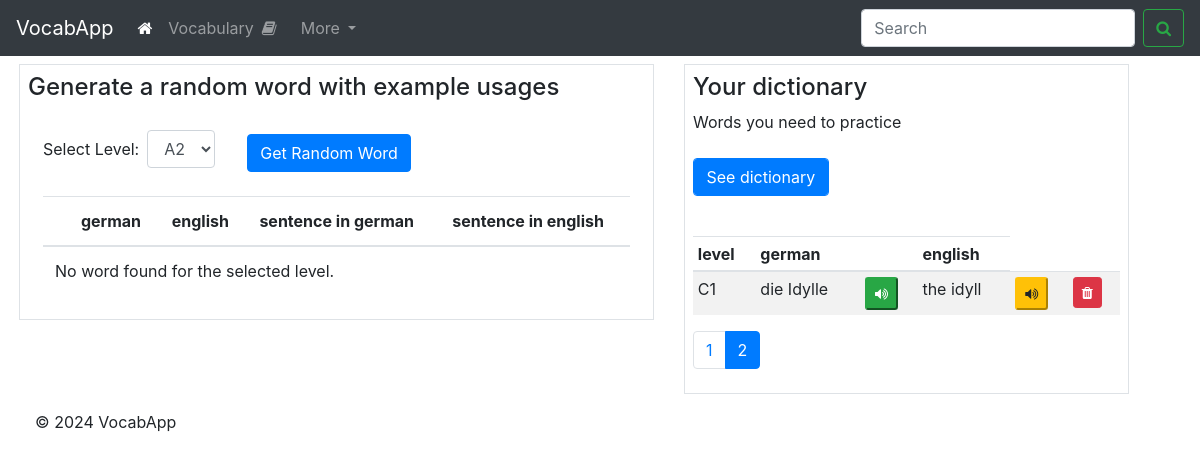
The page /search?page=2 on the database its author committed.
### app.py (models this page shows)
class LanguageData(db.Model):
    __tablename__ = 'language_data'
    id = db.Column(db.Integer, primary_key=True, index=True)
    level = db.Column(db.String, index=True)
    german_word = db.Column(db.String, unique=True, index=True)
    english_word = db.Column(db.String)
    german_example = db.Column(db.String)
    english_example = db.Column(db.String)
    in_dictionary = db.Column(db.Boolean)

### app.py (the view)
@app.route('/search', methods=['GET', 'POST'])
def search():
    if request.method == 'POST':
        page = request.args.get('page', 1, type=int)
        per_page = 5
        paginated_results = LanguageData.query.filter(
                LanguageData.in_dictionary==1
        ).paginate(page=page, per_page=per_page)
        return render_template('index.html', results=paginated_results)
    elif request.method == 'GET':
        print('     --- This is GET ---')
        page = request.args.get('page', 1, type=int)
        per_page = 5
        paginated_results = LanguageData.query.filter(
            LanguageData.in_dictionary == 1
        ).paginate(page=page, per_page=per_page)
        return render_template('index.html', results=paginated_results)
    return redirect(url_for('index'))

### templates/index.html (shortened to what this page needs)
<!DOCTYPE html>
<html lang="en">
<head>
    <link rel="stylesheet" href="https://stackpath.bootstrapcdn.com/bootstrap/4.3.1/css/bootstrap.min.css">
    <link rel="stylesheet" href="https://cdnjs.cloudflare.com/ajax/libs/font-awesome/4.7.0/css/font-awesome.min.css">
</head>
<body>
    <nav class="navbar navbar-expand-lg navbar-dark bg-dark sticky-top">
        <a class="navbar-brand" href="{{ url_for('index') }}">VocabApp</a>
        <div class="collapse navbar-collapse" id="navbarSupportedContent">
          <ul class="navbar-nav mr-auto">
            <li class="nav-item active">
              <a class="nav-link" href="{{ url_for('index') }}"><i class="fa fa-home"></i> <span class="sr-only">(current)</span></a>
            </li>
            <li class="nav-item">
              <a class="nav-link" href="{{url_for('exercise_flip')}}"> Vocabulary<i class="fa fa-book mx-2"></i></a>
            </li>
            <li class="nav-item dropdown">
              <a class="nav-link dropdown-toggle" href="#" id="navbarDropdown" role="button" data-toggle="dropdown" aria-haspopup="true" aria-expanded="false">
                More
              </a>
            </li>
          </ul>
          <form class="form-inline my-2 my-lg-0">
            <input class="form-control mr-sm-2" type="search" placeholder="Search" aria-label="Search">
            <button class="btn btn-outline-success my-2 my-sm-0" type="submit"><i class="fa fa-search" aria-hidden="true"></i></button>
          </form>
        </div>
      </nav>
        <div class="container mt-2 ml-1">
            <div class="row">
                <div class="col-md-7">
                    <div class="border p-2">
                        <h4>Generate a random word with example usages</h4>
                        <div class="container-fluid mt-4 table-responsive">
                                <form method="POST" action="{{ url_for('get_random_word') }}" class="form-inline">
                                <div class="form-group mr-2">
                                    <label for="levelSelect">Select Level:</label>
                                    <select class="form-control ml-2" id="levelSelect" name="vocab_level">
                                        <option value="A2">A2</option>
                                    </select>
                                </div>
                                        <button type="submit" id="randomWordBtn" class="btn btn-primary mt-2 ml-4">Get Random Word</button>
                                </form>
                                <table class="table table-md mt-4 text-sm">
                                    <thead>
                                        <tr>
                                            <th class="text-sm"></th>
                                            <th class="text-sm">german</th>
                                            <th class="text-sm">english</th>
                                            <th class="text-sm">sentence in german</th>
                                            <th class="text-sm">sentence in english</th>
                                        </tr>
                                    </thead>
                                    <tbody>
                                        {% if random_word %}
                                            <tr>
                                                <td>
                                                    <form method="post" action="{{ url_for('add2dict', row_id=random_word.id) }}" onsubmit="">
                                                        <button type="submit" class="btn btn-primary btn-sm" data-toggle="tooltip" data-placement="top" title="Add to dictionary" >
                                                            <i class="fa fa-plus"></i>
                                                        </button>
                                                    </form>
                                                </td>
                                                <td class="mb-2">
                                                    <button type="button" class="pronounce-btn btn-success btn-sm" data-word="{{ random_word.german_word }}" data-language="german">
                                                        <i class="fa fa-volume-up"></i>
                                                    </button>
                                                    <div class="mt-2">{{ random_word.german_word }}</div>
                                                </td>
                                                    <!-- <td>
                                                    </td> -->
                                                <td>
                                                    <button type="button" class="pronounce-btn btn-warning btn-sm" data-word="{{ random_word.english_word }}" data-language="english">
                                                        <i class="fa fa-volume-up"></i>
                                                    </button>
                                                    <div class="mt-2">{{ random_word.english_word }}</div>
                                                </td>
                                                <td>
                                                    <button type="button" class="pronounce-btn btn-success btn-sm" data-word="{{ random_word.german_example }}" data-language="german">
                                                        <i class="fa fa-volume-up"></i>
                                                    </button>
                                                    <div class="mt-2">{{ random_word.german_example }}</div>
                                                </td>
                                                <td>
                                                    <button type="button" class="pronounce-btn btn-warning btn-sm" data-word="{{ random_word.english_example }}" data-language="english">
                                                        <i class="fa fa-volume-up"></i>
                                                    </button>
                                                    <div class="mt-2">{{ random_word.english_example }}</div>
                                                </td>
                                            </tr>
                                        {% else %}
                                            <tr>
                                                <td colspan="5">No word found for the selected level.</td>
                                            </tr>
                                        {% endif %}
                                    </tbody>
                                </table>
                        </div>
                    </div>
                </div>
                <div class="col-md-5">
                    <div class="border p-2">
                        <h4>Your dictionary</h4>
                        <p>Words you need to practice</p>
                        <div class="search mt-4 table-responsive">
                                <form method="POST" id="searchForm" action="{{ url_for('search') }}" onsubmit="">
                                    <div class="form-row">
                                        <div class="form-group col-md-4">
                                            <button type="submit" class="btn btn-primary form-control">See dictionary</button>
                                        </div>
                                    </div>
                                </form>
                                <table class="table table-striped table-sm fs-6 mt-4" id="resultsTable">
                                    <thead>
                                        <tr>
                                            <th>level</th>
                                            <th>german</th>
                                            <th></th>
                                            <th>english</th>
                                        </tr>
                                    </thead>
                                    <tbody>
                                    {% if results %}
                                        {% for row in results.items %}
                                        <tr>
                                            <td>{{ row['level'] }}</td>
                                            <td>{{ row['german_word'] }}</td>
                                            <td>
                                                <button type="button" class="pronounce-btn btn-success btn-sm" data-word="{{ row['german_word'] }}" data-language="german">
                                                    <i class="fa fa-volume-up"></i>
                                                </button>
                                            </td>
                                            <td>{{ row['english_word'] }}</td>
                                            <td>
                                                <button type="button" class="pronounce-btn btn-warning btn-sm" data-word="{{ row['english_word'] }}">
                                                    <i class="fa fa-volume-up"></i>
                                                </button>
                                            </td>
                                            <td>
                                                    <button type="submit" class="btn btn-danger btn-sm  delete-btn" data-toggle="modal" data-target="#confirmDeleteModal" data-rowid="{{ row['id'] }}">
                                                        <i class="fa fa-trash"></i>
                                                    </button>
                                            </td>
                                        </tr>
                                    {% endfor %}
                                    {% else %}
                                        <tr>
                                            <td colspan="6">No results found.</td>
                                        </tr>
                                {% endif %}
                                    </tbody>
                                </table>
                            <nav aria-label="Page navigation">
                            {% if results and results.iter_pages %}
                                <ul class="pagination">
                                    {% for page_num in results.iter_pages() %}
                                        {% if page_num %}
                                            <li class="page-item{% if page_num == results.page %} active{% endif %}">
                                                <a class="page-link" href="{{ url_for('search', page=page_num) }}">{{ page_num }}</a>
                                            </li>
                                        {% else %}
                                            <li class="page-item disabled"><span class="page-link">...</span></li>
                                        {% endif %}
                                    {% endfor %}
                                </ul>
                            {% endif %}
                            </nav>
                        </div>
                    </div>
                </div>
            </div>
                <footer class="mb-0 p-3">
                    <p>© 2024 VocabApp</p>
                </footer>
        </div>
</body>
</html>

### rows shown on the page
LanguageData: level "C1", german_word "die Idylle", english_word "the idyll"

### other values the page prints
{{ page_num }} "1" "2"
